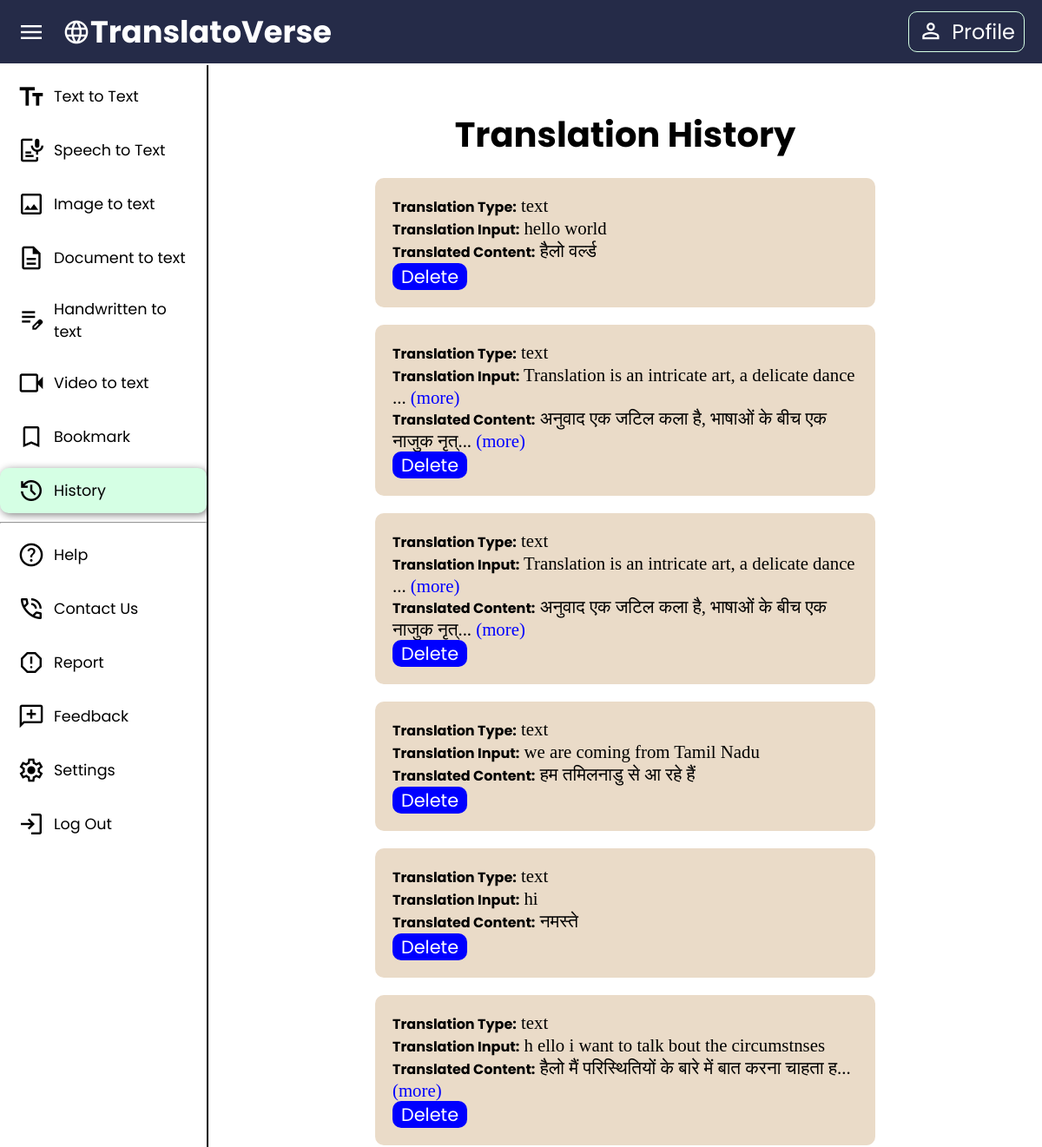
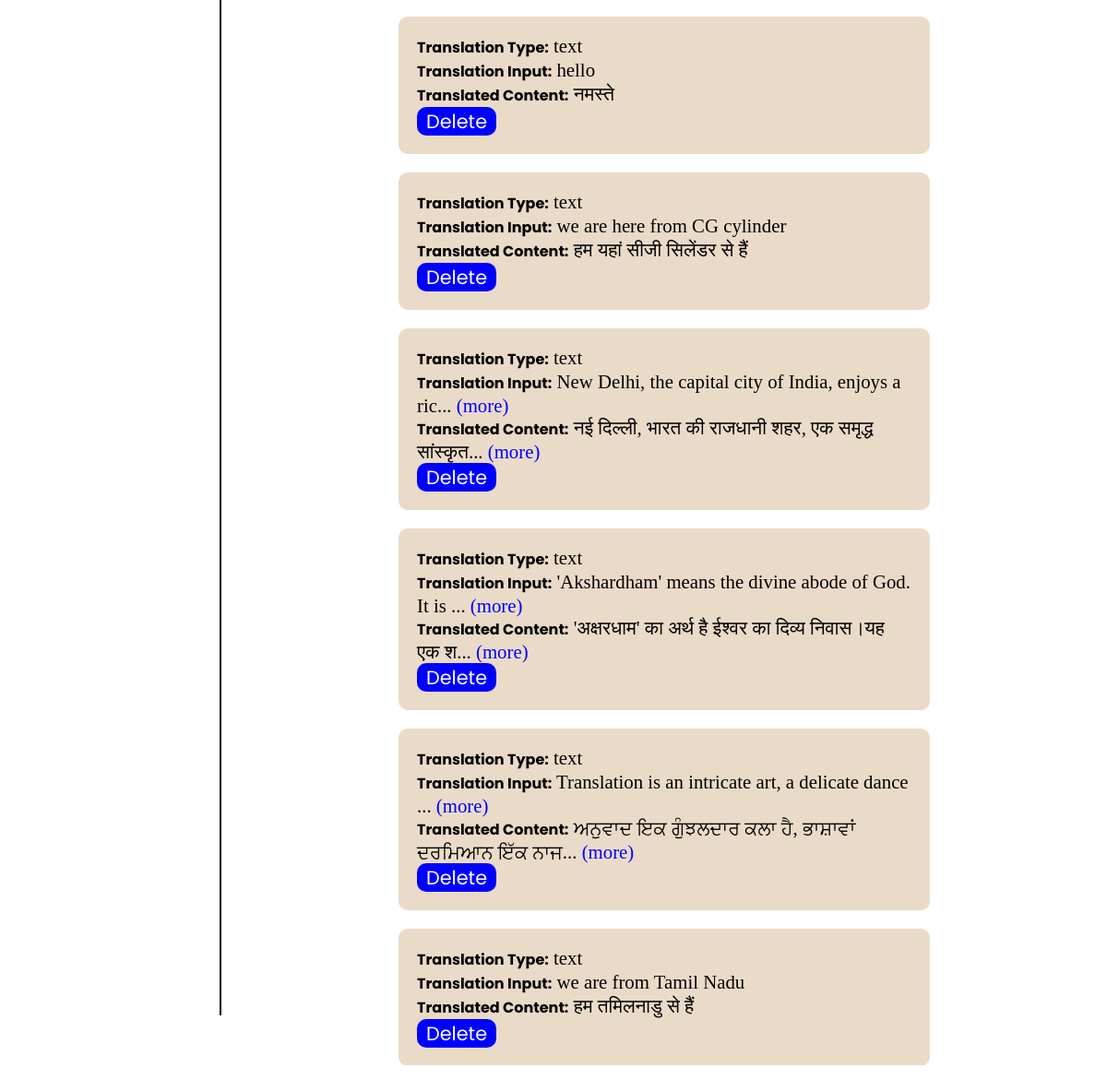
The page /history (signed in) on the database its author committed (2 pictures, top to bottom).
### app.py (models this page shows)
class TranslationHistory(db.Model):
    id = db.Column(db.Integer, primary_key=True)
    translated_content = db.Column(db.String(500))
    translation_input = db.Column(db.String(500))
    translation_type = db.Column(db.String(50))
    user_id = db.Column(db.Integer, db.ForeignKey('user.id'))
    user = db.relationship('User', backref=db.backref('translation_history', lazy=True))

### app.py (the view)
@app.route('/history')
def history():
    if 'username' in session:
        user = User.query.filter_by(username=session['username']).first()
        if user:
            translation_history = TranslationHistory.query.filter_by(user_id=user.id).all()
            return render_template('history.html', translation_history=translation_history)
        else:
            return "User not found"
    return redirect('/login')

### templates/history.html (shortened to what this page needs)
<!DOCTYPE html>
<html lang="en">
<head>
    <link rel="stylesheet" href="../static/css/style.css">
    <link rel="stylesheet" href="../static/css/history.css">
</head>
<body>
    <nav>
        <div class="logo">
            <span class="material-symbols-outlined" id="menu">
            </span>
            <span class="material-symbols-outlined" id="logo">
            </span>
            <h1>TranslatoVerse</h1>
        </div>
        <div class="navOptions">
            <a href=""><span class="material-symbols-outlined">
            </span><p>Profile</p></a>
        </div>
    </nav>
    <main>
        <div class="sidenav active">
            <a href="text">
                <p>
                    <span class="material-symbols-outlined">
                    </span>Text to Text
                </p>
            </a>
            <a href="">
                <p>
                    <span class="material-symbols-outlined">
                    </span>Speech to Text
                </p>
            </a>
            <a href="img">
                <p>
                    <span class="material-symbols-outlined">
                    </span>Image to text
                </p>
            </a>
            <a href="pdf">
                <p>
                    <span class="material-symbols-outlined">
                    </span>Document to text
                </p>
            </a>
            <a href="hand">
                <p>
                    <span class="material-symbols-outlined">
                    </span>Handwritten to text
                </p>
            </a>
            <a href="video">
                <p>
                    <span class="material-symbols-outlined">
                        </span>Video to text
                </p>
            </a>
            <a href="bookmark">
                <p>
                    <span class="material-symbols-outlined">
                    </span>Bookmark
                </p>
            </a>
            <a href="history">
                <p id="history">
                    <span class="material-symbols-outlined">
                    </span>History
                </p>
            </a>
            <hr/>
            <a href=""><p><span class="material-symbols-outlined">
            </span>Help</p></a>
            <a href=""><p><span class="material-symbols-outlined">
            </span>Contact Us</p></a>
            <a href=""><p><span class="material-symbols-outlined">
            </span>Report</p></a>
            <a href="feedback"><p><span class="material-symbols-outlined">
            </span>Feedback</p></a>
            <a href=""><p><span class="material-symbols-outlined">
            </span>Settings</p></a>
            <a href="/logout"><p><span class="material-symbols-outlined">
            </span>Log Out</p></a>
        </div>
        <div class="history_container">
            <h1>Translation History</h1>
            <div class="histories">
                <ul>
                    {% for item in translation_history %}
                        <li>
                            <strong>Translation Type:</strong> {{ item.translation_type }}<br>
                            <strong>Translation Input:</strong>
                            {% if item.translation_input | length > 50 %}
                                {{ item.translation_input[:50] }}...
                                <span class="more-input" style="color: blue; cursor: pointer;">(more)</span>
                            {% else %}
                                {{ item.translation_input }}
                            {% endif %}
                            <br>
                            <strong>Translated Content:</strong>
                            {% if item.translated_content | length > 50 %}
                                {{ item.translated_content[:50] }}...
                                <span class="more-content" style="color: blue; cursor: pointer;">(more)</span>
                            {% else %}
                                {{ item.translated_content }}
                            {% endif %}
                            <br>
                            <form action="/delete_translation" method="POST" id="history_form">
                                <input type="submit" value="Delete" id="delete-btn">
                            </form>
                        </li>
                    {% endfor %}
                </ul>
            </div>
        </div>
    </main>
</body>
</html>

### static/css/style.css (style rules this page uses)
* { margin: 0; padding: 0; box-sizing: border-box; }
body { position: fixed; }
nav { padding: 10px 20px; display: flex; justify-content: space-between; align-items: center; background-color: #252B48; color: white; position: fixed; width: 100%; z-index: 2; }
.logo { display: flex; align-items: center; }
.logo span { font-size: 2rem; }
#menu { margin-right: 20px; }
.logo h1 { font-size: 2.2rem; font-family: 'Poppins', sans-serif; }
.navOptions a { display: flex; text-decoration: none; align-items: center; justify-content: center; font-family: 'Poppins', sans-serif; color: white; font-size: 1.5rem; padding: 5px 10px; border-radius: 10px; border: 1px solid #D5FFE4; }
.navOptions a span { font-size: 1.8rem; margin-right: 10px; }
main { width: 100%; height: 89vh; display: flex; position: fixed; top: 75px; }
.sidenav { height: 87vh; border-right: 2px solid black; flex-basis: 20%; overflow-y: scroll; transition: 0.5s; }
.sidenav a { text-decoration: none; color: black; }
.sidenav a p { display: flex; align-items: center; margin: 10px 0px; padding: 10px; border-radius: 10px; font-size: 1.1rem; font-family: 'Poppins', sans-serif; }
.sidenav a p span { margin: 0px 10px; font-size: 2rem; }
.sidenav a p:hover, #image, #text, #hand, #pdf,#bookmark, #history, #video { background-color: #D5FFE4; box-shadow: 2px 2px 10px grey; }
form { width: 100%; min-width: 320px; display: flex; flex-direction: column; align-items: center; padding: 0px 40px; }

### static/css/history.css (style rules this page uses)
.history_container { flex-basis: 80%; overflow-y: scroll; display: flex; flex-direction: column; align-items: center; }
.history_container h1 { margin-top: 50px; font-family: 'Poppins', sans-serif; font-size: 2.5rem; }
.histories { width: 60%; }
.histories ul li { list-style: none; background-color: #EADBC8; margin: 20px 0px; padding: 20px; border-radius: 10px; }
#delete-btn { background-color: blue; color: white; font-family: 'Poppins', sans-serif; font-size: 1.3rem; padding: 0px 10px; border: none; cursor: pointer; border-radius: 10px; }
.history_container ul li strong { font-size: 1rem; font-family: 'Poppins', sans-serif; }
.history_container ul li { font-size: 1.3rem; }
#history_form { padding: 0; }
#history_form input { align-self: flex-start; }

### rows shown on the page
TranslationHistory: translation_type "text", translation_input "hello world", translated_content "हैलो वर्ल्ड"
TranslationHistory: translation_type "text", translation_input "Translation is an intricate art, a delicate dance", translated_content "अनुवाद एक जटिल कला है, भाषाओं के बीच एक नाजुक नृत्"
TranslationHistory: translation_type "text", translation_input "Translation is an intricate art, a delicate dance", translated_content "अनुवाद एक जटिल कला है, भाषाओं के बीच एक नाजुक नृत्"
TranslationHistory: translation_type "text", translation_input "we are coming from Tamil Nadu", translated_content "हम तमिलनाडु से आ रहे हैं"
TranslationHistory: translation_type "text", translation_input "hi", translated_content "नमस्ते"
TranslationHistory: translation_type "text", translation_input "h ello i want to talk bout the circumstnses", translated_content "हैलो मैं परिस्थितियों के बारे में बात करना चाहता ह"
TranslationHistory: translation_type "text", translation_input "hello", translated_content "नमस्ते"
TranslationHistory: translation_type "text", translation_input "we are here from CG cylinder", translated_content "हम यहां सीजी सिलेंडर से हैं"
TranslationHistory: translation_type "text", translation_input "New Delhi, the capital city of India, enjoys a ric", translated_content "नई दिल्ली, भारत की राजधानी शहर, एक समृद्ध सांस्कृत"
TranslationHistory: translation_type "text", translation_input "'Akshardham' means the divine abode of God. It is", translated_content "'अक्षरधाम' का अर्थ है ईश्वर का दिव्य निवास।यह एक श"
TranslationHistory: translation_type "text", translation_input "Translation is an intricate art, a delicate dance", translated_content "ਅਨੁਵਾਦ ਇਕ ਗੁੰਝਲਦਾਰ ਕਲਾ ਹੈ, ਭਾਸ਼ਾਵਾਂ ਦਰਮਿਆਨ ਇੱਕ ਨਾਜ"
TranslationHistory: translation_type "text", translation_input "we are from Tamil Nadu", translated_content "हम तमिलनाडु से हैं"
